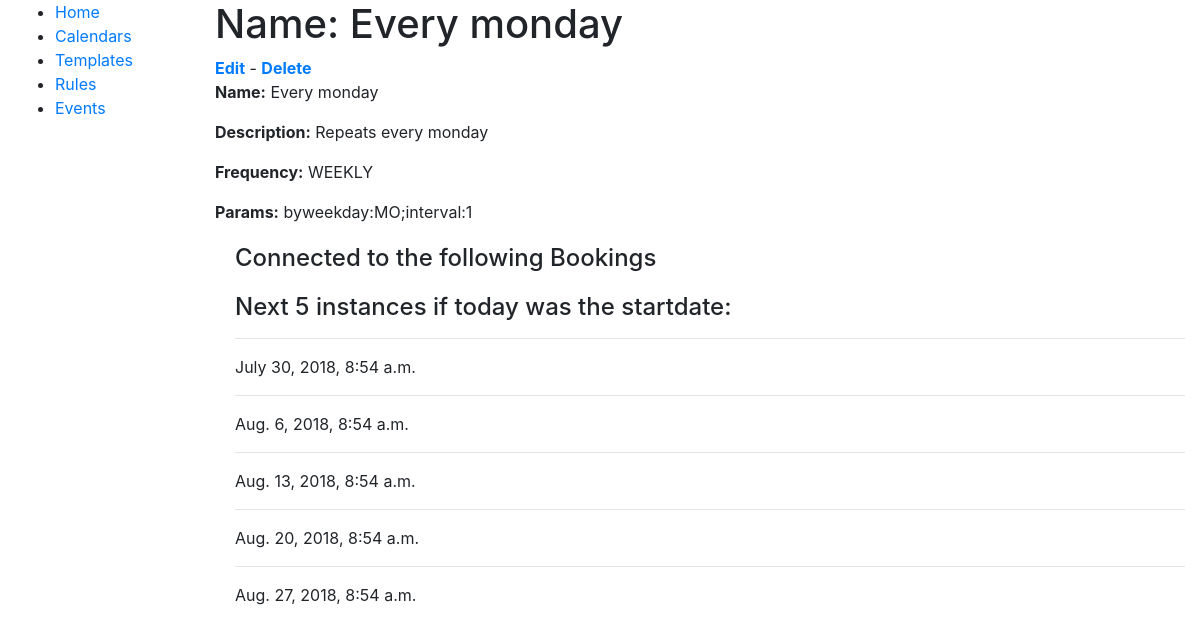
The page /scheduler/rule/1 on the database as committed earlier.
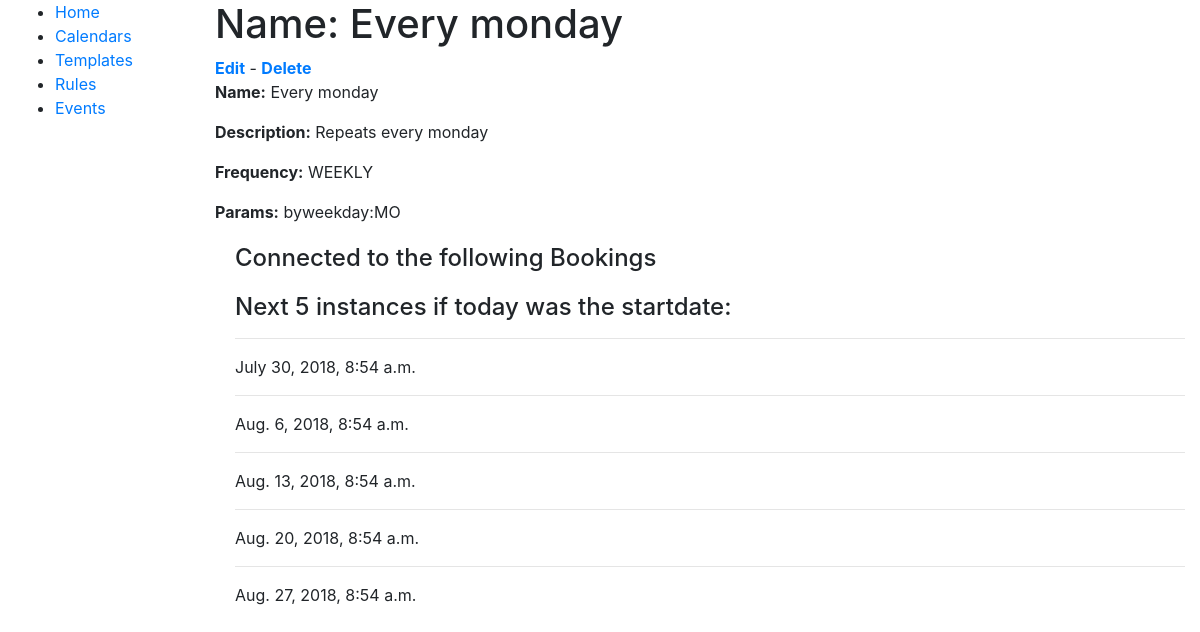
The same page on the database as committed later.
### scheduler/models.py (models this page shows, shortened)
class SchedulingRule(models.Model):
    freqs = (
        ("YEARLY", "Yearly"),
         ("MONTHLY", "Monthly"),
         ("WEEKLY", "Weekly"),
         ("DAILY", "Daily"),
    )
    _week_days = {
        'MO': MO,
        'TU': TU,
        'WE': WE,
        'TH': TH,
        'FR': FR,
        'SA': SA,
        'SU': SU
    }
    name = models.CharField(max_length=50)
    description = models.TextField()
    frequency = models.CharField("frequency", choices=freqs, max_length=10)
    params = models.TextField("params", blank=True)
    def rrule_frequency(self):
        compatibility_dict = {
            'DAILY': DAILY,
            'MONTHLY': MONTHLY,
            'WEEKLY': WEEKLY,
            'YEARLY': YEARLY
        }
        return compatibility_dict[self.frequency]
    def _weekday_or_number(self, param):
        try:
            return int(param)
        except (TypeError, ValueError):
            uparam = str(param).upper()
            if uparam in SchedulingRule._week_days:
                return SchedulingRule._week_days[uparam]
    def get_params(self, extra_params=""):
        total_params = self.params + ";" + extra_params
        params = total_params.split(';')
        param_dict = []
        for param in params:
            param = param.split(':')
            if len(param) != 2:
                continue
            param = (
                str(param[0]).lower(),
                [x for x in
                 [self._weekday_or_number(v) for v in param[1].split(',')]
                 if x is not None],
            )
            if len(param[1]) == 1:
                param_value = self._weekday_or_number(param[1][0])
                param = (param[0], param_value)
            param_dict.append(param)
        return dict(param_dict)
    def get_events(self, dtstart=None, until=None, extra_params=""):
        logger.warning("Rule:get_events called")
        logger.warning("dtstart: %s", dtstart)
        logger.warning("until: %s", until)
        params = self.get_params(extra_params=extra_params)
        if (('until' in params) and until):
            del params['until']
        if((until is None) and not('count' in params) and not('until' in params)):
            params['count'] = 10
        if(dtstart is None):
            dtstart = datetime.datetime.now()
        frequency = self.rrule_frequency()
        logger.warning("params: %s", params)
        events = rrule(frequency, dtstart=dtstart, until=until, **params)
        return events

### scheduler/views.py (the view)
# urls.py: path('rule/<int:pk>', views.SchedulingRuleDetailView.as_view(), name='rule-detail'),
class SchedulingRuleDetailView(generic.DetailView):
    model = SchedulingRule
    def get_context_data(self, **kwargs):
        context = super(SchedulingRuleDetailView, self).get_context_data(**kwargs)
        events = self.object.get_events(extra_params="count:5;")
        context['eventlist'] = events
        return context

### scheduler/templates/scheduler/schedulingrule_detail.html (shortened to what this page needs)
{% extends "base_generic.html" %}
{% block content %}
  <h1>Name: {{ schedulingrule.name }}</h1>
  <strong class="text-success"><a href="{% url 'rule-update' pk=schedulingrule.pk %}">Edit</a></strong> - <strong class="text-warning"><a href="{% url 'rule-delete' pk=schedulingrule.pk %}">Delete</a></strong>
  <p><strong>Name:</strong> {{ schedulingrule.name }}</p>
  <p><strong>Description:</strong> {{ schedulingrule.description }}</p>
  <p><strong>Frequency:</strong> {{ schedulingrule.frequency }}</p>
  <p><strong>Params:</strong> {{ schedulingrule.params }}</p>
  <div style="margin-left:20px;margin-top:20px">
    <h4>Connected to the following Bookings</h4>
  </div>
  <div style="margin-left:20px;margin-top:20px">
    <h4>Next 5 instances if today was the startdate:</h4>
      {% for event in eventlist %}
        <hr>
        <p>{{ event }}</p>
      {% endfor %}
  </div>
{% endblock %}

Rows that differ between the two databases and show on the page:
changed SchedulingRule "Every monday": params "byweekday:MO;interval:1" → "byweekday:MO"
